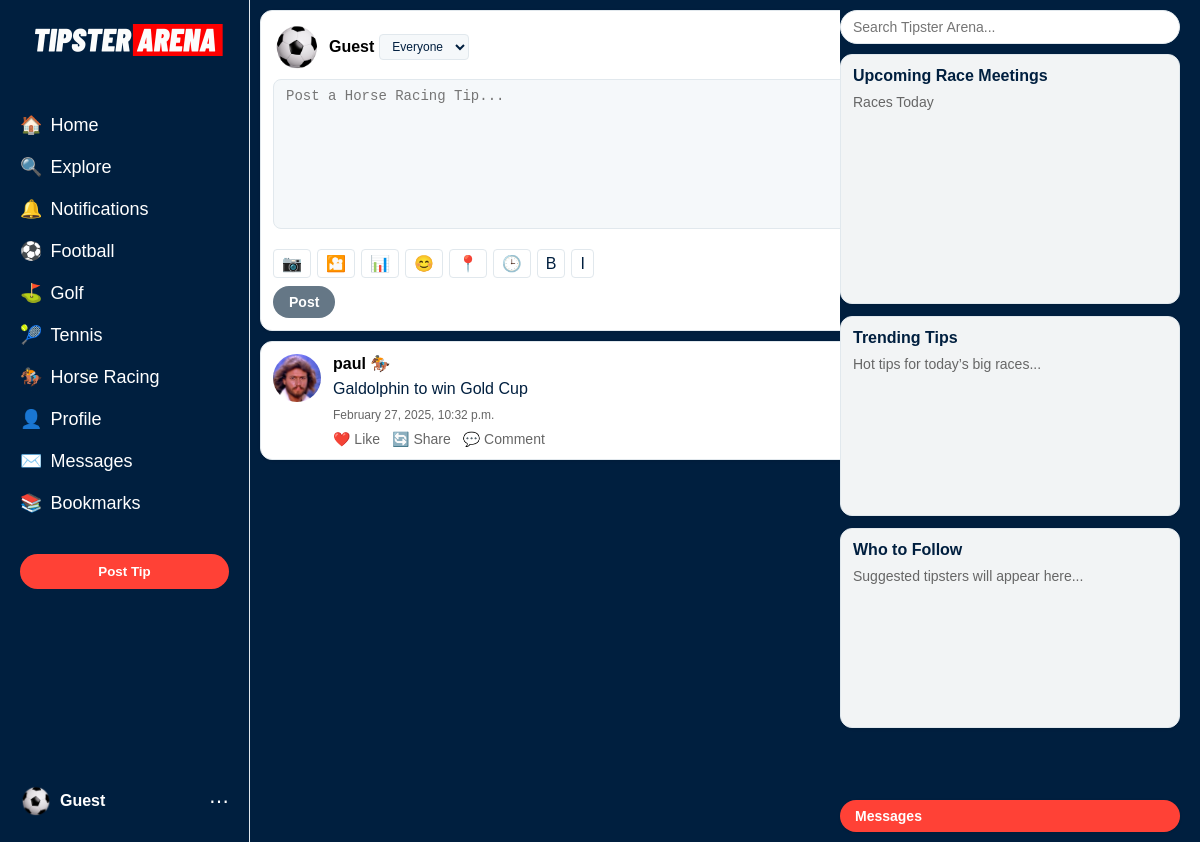
/sport/horse_racing/, run on the app's committed database.
### core/models.py (models this page shows, shortened)
class Tip(models.Model):
    user = models.ForeignKey(User, on_delete=models.CASCADE)
    sport = models.CharField(max_length=20, choices=[
        ('football', 'Football'),
        ('golf', 'Golf'),
        ('tennis', 'Tennis'),
        ('horse_racing', 'Horse Racing'),
    ])
    text = models.TextField()
    created_at = models.DateTimeField(auto_now_add=True)

class UserProfile(models.Model):
    user = models.OneToOneField(User, on_delete=models.CASCADE)
    avatar = models.ImageField(upload_to='avatars/', blank=True, null=True)
    banner = models.ImageField(upload_to='banners/', blank=True, null=True)
    description = models.TextField(blank=True)
    location = models.CharField(max_length=255, blank=True)
    date_of_birth = models.DateField(blank=True, null=True)

### core/views.py (the view)
# urls.py: path('sport/<str:sport>/', views.sport_view, name='sport'),
def sport_view(request, sport):
    tips = Tip.objects.filter(sport=sport).order_by('-created_at')[:20]  # Latest 20 tips for the sport
    return render(request, f'core/sport_{sport}.html', {'tips': tips, 'sport': sport})

### templates/core/sport_horse_racing.html (shortened to what this page needs)
{% extends 'core/base.html' %}
{% load static %}
{% block content %}
    <div class="post-box">
        <div class="post-user">
            {% if request.user.is_authenticated and request.user.userprofile.avatar %}
                <img src="{{ request.user.userprofile.avatar.url }}" alt="User Avatar" class="post-avatar">
            {% else %}
                <img src="{% static 'images/default-avatar.png' %}" alt="User Avatar" class="post-avatar" onerror="this.style.display='none'">
            {% endif %}
            <div class="post-username-container">
                <span class="post-username">{{ request.user.username|default:"Guest" }}</span>
                <select class="post-audience">
                    <option value="everyone">Everyone</option>
                </select>
            </div>
        </div>
        <textarea placeholder="Post a Horse Racing Tip..." class="post-input"></textarea>
        <div class="post-actions">
            <button class="post-action-btn">📷</button>
            <button class="post-action-btn">🎦</button>
            <button class="post-action-btn">📊</button>
            <button class="post-action-btn">😊</button>
            <button class="post-action-btn">📍</button>
            <button class="post-action-btn">🕒</button>
            <button class="post-action-btn">B</button>
            <button class="post-action-btn">I</button>
        </div>
        <button class="post-submit">Post</button>
    </div>
    <div class="tip-feed">
        {% for tip in tips %}
            <div class="tip">
                {% if tip.user.userprofile.avatar %}
                    <img src="{{ tip.user.userprofile.avatar.url }}" alt="{{ tip.user.username }} Avatar" class="tip-avatar">
                {% else %}
                    <img src="{% static 'images/default-avatar.png' %}" alt="{{ tip.user.username }} Avatar" class="tip-avatar" onerror="this.style.display='none'">
                {% endif %}
                <div class="tip-content">
                    <strong>{{ tip.user.username }}</strong> 🏇
                    <p>{{ tip.text }}</p>
                    <small>{{ tip.created_at|date:"F j, Y, g:i a" }}</small>
                    <div class="tip-actions">
                        <a href="#" class="tip-action">❤️ Like</a>
                        <a href="#" class="tip-action">🔄 Share</a>
                        <a href="#" class="tip-action">💬 Comment</a>
                    </div>
                </div>
            </div>
        {% empty %}
            <p>No horse racing tips yet. Be the first to post!</p>
        {% endfor %}
    </div>
{% endblock %}
{% block upcoming_events %}
<div class="sidebar-card trending-card">
    <h3>Upcoming Race Meetings</h3>
    <p>Races Today</p>
</div>
{% endblock %}
{% block trending_tips %}
<div class="sidebar-card">
    <h3>Trending Tips</h3>
    <p>Hot tips for today’s big races...</p>
</div>
{% endblock %}

### static/css/styles.css (style rules this page uses)
* { margin: 0; padding: 0; box-sizing: border-box; }
body { font-family: Arial, sans-serif; background-color: #001f3f; color: #ffffff; }
.post-action-btn { background-color: #ffffff; border: 1px solid #e1e8ed; border-radius: 4px; padding: 4px 8px; font-size: 16px; color: #001f3f; cursor: pointer; }
.post-actions { margin-top: 8px; display: flex; gap: 6px; flex-wrap: wrap; }
.post-avatar { width: 48px; height: 48px; border-radius: 50%; margin-right: 8px; }
.post-box { background-color: #ffffff; border: 1px solid #e1e8ed; border-radius: 12px; padding: 12px; margin: 0 10px 10px 10px; box-shadow: 0 1px 3px rgba(0, 0, 0, 0.1); color: #001f3f; max-width: 650px; }
.post-input { width: 100%; min-height: 150px; padding: 8px 12px; border: 1px solid #e1e8ed; border-radius: 8px; font-size: 14px; color: #001f3f; resize: vertical; background-color: #f5f8fa; margin-bottom: 8px; }
.post-submit { background-color: #657786; color: #ffffff; border: none; padding: 8px 16px; border-radius: 20px; font-weight: bold; font-size: 14px; cursor: pointer; margin-top: 8px; display: block; width: fit-content; }
.post-user { display: flex; align-items: center; margin-bottom: 8px; }
.post-username { color: #000000; font-weight: 600; font-size: 16px; text-decoration: none; }
.post-username-container { display: flex; align-items: center; gap: 5px; }
.post-audience { background-color: #f5f8fa; border: 1px solid #e1e8ed; border-radius: 4px; padding: 4px 8px; font-size: 12px; color: #001f3f; cursor: pointer; }
.sidebar-card { background-color: rgba(255, 255, 255, 0.95); border: 1px solid #e1e8ed; border-radius: 12px; padding: 12px; margin-bottom: 12px; box-shadow: 0 1px 3px rgba(0, 0, 0, 0.1); min-height: 200px; }
.sidebar-card h3 { color: #001f3f; font-size: 16px; font-weight: 600; margin-bottom: 8px; }
.sidebar-card p { color: #666666; font-size: 14px; line-height: 1.4; }
.tip { background-color: #ffffff; border: 1px solid #e1e8ed; border-radius: 12px; padding: 12px; box-shadow: 0 1px 3px rgba(0, 0, 0, 0.1); margin-bottom: 10px; color: #001f3f; transition: box-shadow 0.2s; display: flex; align-items: flex-start; }
.tip-action { color: #666666; text-decoration: none; font-size: 14px; display: flex; align-items: center; gap: 4px; }
.tip-actions { margin-top: 8px; display: flex; gap: 12px; }
.tip-avatar { width: 48px; height: 48px; border-radius: 50%; margin-right: 12px; flex-shrink: 0; }
.tip-content { flex: 1; }
.tip-feed { max-width: 650px; margin: 0 10px 10px 10px; padding: 0; }
.tip p { margin: 5px 0; line-height: 1.4; }
.tip small { color: #666666; font-size: 12px; }
.tip strong { color: #000000; font-weight: 600; text-decoration: none; }
.trending-card { min-height: 250px; }

### data on the page
Tip: user.userprofile.avatar (picture), user.username "paul", text "Galdolphin to win Gold Cup", created_at "February 27, 2025, 10:32 p.m."

### other printed values
{{ request.user.username|default:"Guest" }} "Guest"
